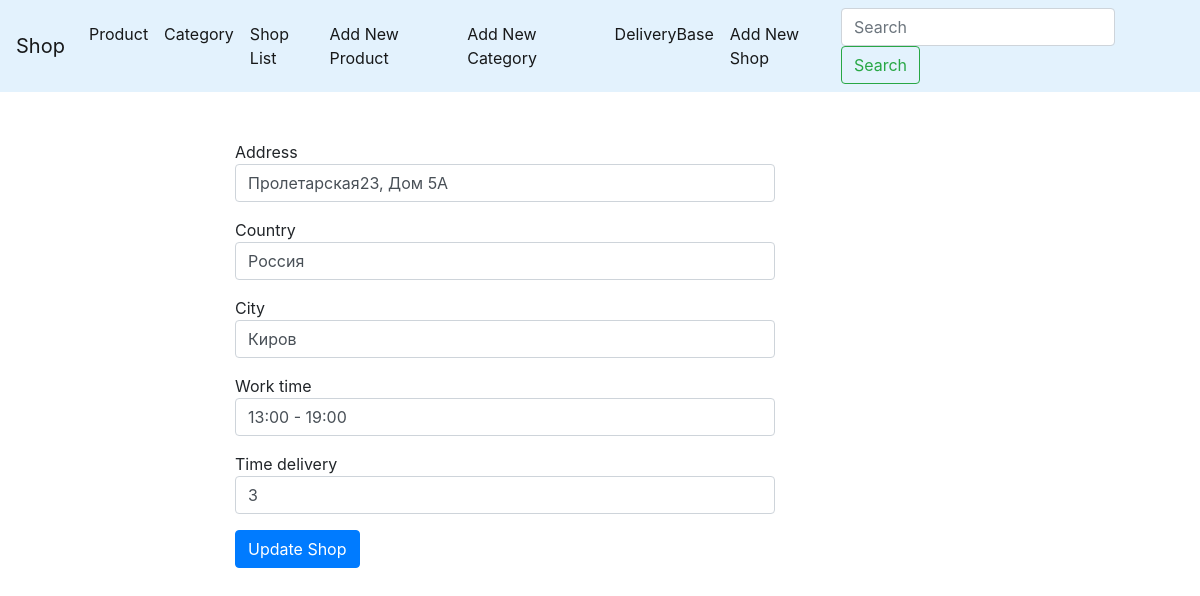
Page /shop/Пролетарская23, Дом 5А Киров/update/ (signed in) on the committed database.
### app/models.py (models this page shows, shortened)
class Shop(models.Model):
    slug = models.SlugField(max_length=150, blank=True, unique=True)
    address = models.CharField(max_length=150)
    country = models.CharField(max_length=150)
    city = models.CharField(max_length=150)
    work_time = models.CharField(max_length=100)
    time_delivery = models.IntegerField()

### app/views.py (the view)
# urls.py: path('shop/<str:slug>/update/', ShopUpdate.as_view(), name='shop_update_url'),
class ShopUpdate(LoginRequiredMixin, ObjectUpdateMixin, View):
    model = Shop
    model_form = ShopForm
    template = 'app/shop_update.html'
    raise_exception = True

### app/forms.py
class ShopForm(forms.ModelForm):
    class Meta:
        model = Shop
        fields = ['address', 'country', 'city', 'work_time', 'time_delivery']
        widgets = {
            'address': forms.TextInput(attrs={'class': 'form-control'}),
            'country': forms.TextInput(attrs={'class': 'form-control'}),
            'city': forms.TextInput(attrs={'class': 'form-control'}),
            'work_time': forms.TextInput(attrs={'class': 'form-control'}),
            'time_delivery': forms.NumberInput(attrs={'class': 'form-control'})
        }

### app/utils.py (called while the page is built)
    def get(self, request, slug):
        obj = self.model.objects.get(slug__iexact=slug)
        bound_form = self.model_form(instance=obj)
        return render(request, self.template, context={'form': bound_form, self.model.__name__.lower(): obj})

### app/templates/app/shop_update.html (shortened to what this page needs)
{% extends 'app/base_app.html' %}
{% block content %}
    <form class="" action="{{ shop.get_update_url }}" method="post">
        {% for field in form %}
            <div class="form-group">
                {{ field.label }}
                {{ field }}
            </div>
        {% endfor %}
        <button type="submit" name="button" class="btn btn-primary">Update Shop</button>
    </form>
{% endblock %}

### rows in the picture
Shop: form "Пролетарская23, Дом 5А" "Россия" "Киров" "13:00 - 19:00" "3"

### other values in the picture
{{ field.label }} "Address" "Country" "City" "Work time" "Time delivery"
